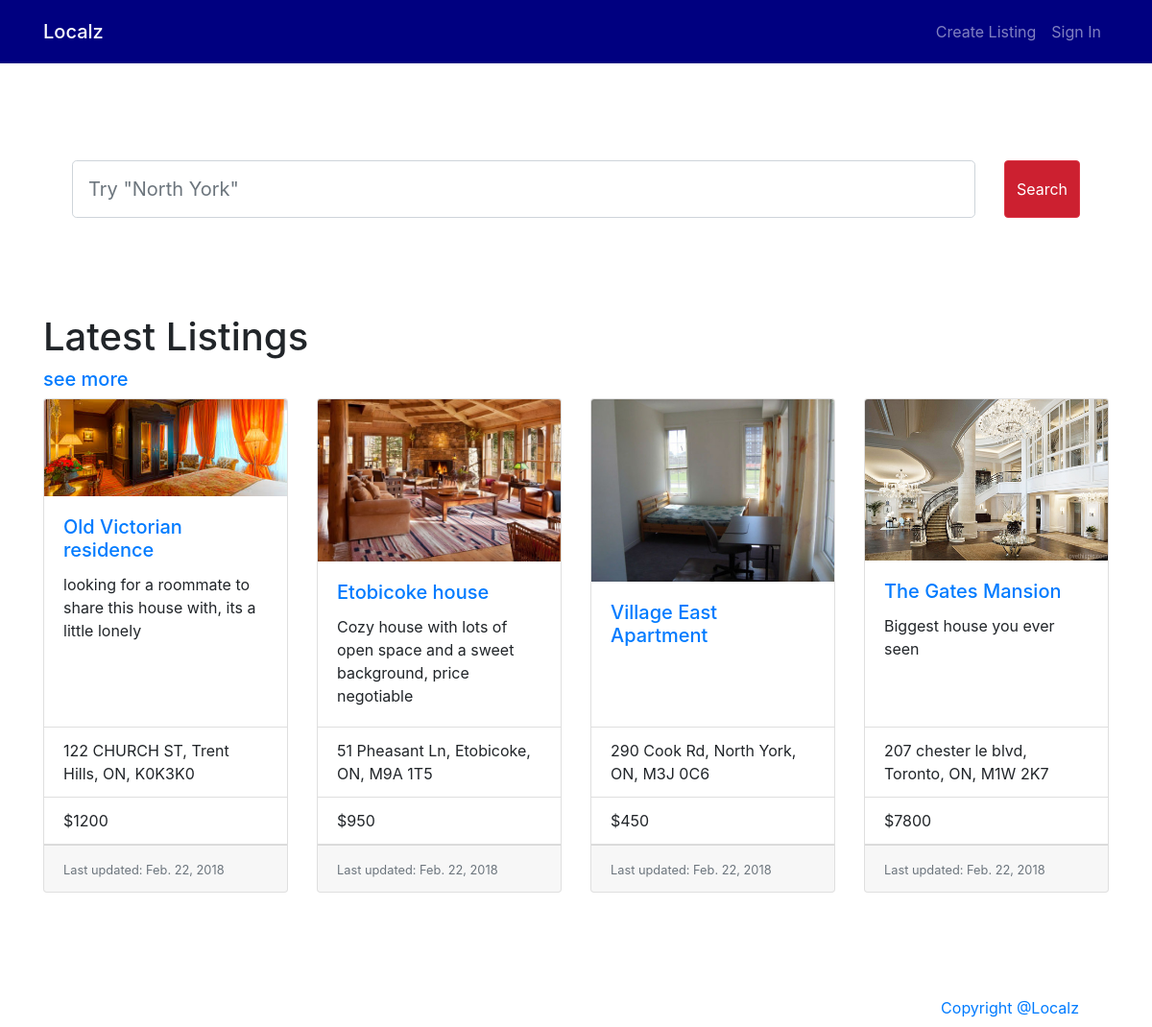
Before: / with the older database file.
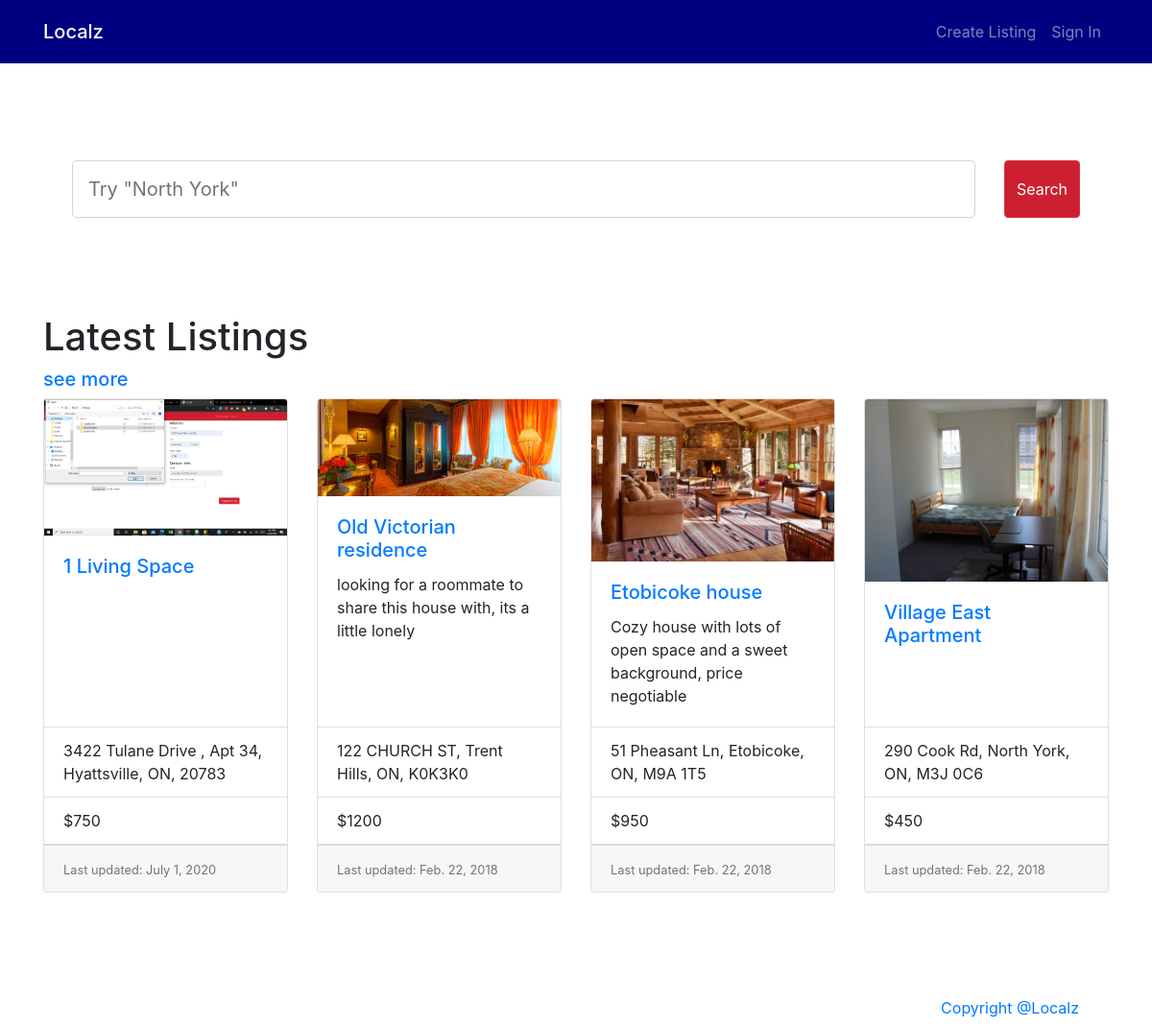
After: the same page with the newer database file.
### home/models.py (models this page shows, shortened)
class Room(models.Model):
    host_name = models.CharField(max_length=50)
    address = models.CharField(max_length=100)
    nearby_college = models.CharField(max_length=100 ,default="")
    property_name = models.CharField(max_length=30, default="")
    description = models.TextField(default="", blank=True)
    cost = models.PositiveIntegerField(default=0)
    visits = models.PositiveIntegerField(default=0)
    property_type_options = (('a', 'apartment'),
                                ('c', 'condo'),
                                ('t', 'townhouse'),
                                ('h', 'house'))
    property_type = models.CharField(choices=property_type_options, max_length=10)
    number_of_rooms = models.PositiveSmallIntegerField()
    garages = models.PositiveSmallIntegerField()
    creator_id = models.PositiveIntegerField()
    creator_email = models.CharField(max_length=50)
    creator_phone = models.CharField(max_length=10, default="", blank=True)
    creator_gender = models.CharField(max_length=10)
    creator_major = models.CharField(max_length=20)
    creator_year = models.PositiveSmallIntegerField()
    last_updated = models.DateTimeField(auto_now_add=True)

class RoomImage(models.Model):
    room = models.ForeignKey(Room, on_delete=models.CASCADE)
    image = models.ImageField()

### home/views.py (the view)
# urls.py: path('', views.index, name='index'),
def index(request):
    latest_posts_list = Room.objects.order_by('-last_updated')[:4]
    return render(request, 'home/index.html', {'latest_posts_list': latest_posts_list,})

### home/templates/home/index.html
{% extends 'home/base.html'%}
{% load static %}
{% block body %}
    <div class="container-fluid">
        <div class="w-100" style="height:100px;"></div>
        <div class="col">
        </div>
        <form class="form-inline" method="GET" action="{% url 'search' %}">
            <div class="col">
                <input type="search" name="q" class="form-control form-control-lg" id="mainSearchBar" aria-describedby="searchHelp" placeholder="Try &quot;North York&quot;" autocomplete="off">
            </div>
            <div class="col-auto">
                <button type="submit" class="btn btn-danger form-control-lg" id="mainSearchButton">Search</button>
            </div>
        </form>
        <div class="w-100" style="height:100px;"></div>
        <div class="row">
            <h1>Latest Listings</h1>
        </div>
        <div class="row">
            <a href="{% url 'search' %}"><h5>see more</h5></a>
        </div>
        <div class="row">
            <div class="card-deck">
                {% if latest_posts_list %}
                    {% for room in latest_posts_list %}
                        <div class="card">
                            <a href="{% url 'detail' room.id %}">
                                <img class="card-img-top" src="{{ room.roomimage_set.all.0.image.url }}" alt="{{room.name}}"></a>
                            <div class="card-body">
                                <a href="{% url 'detail' room.id %}"><h5 class="card-title">{{ room.property_name }}</h5></a>
                                <p class="card-text">{{ room.description|truncatewords:23 }}</p>
                            </div>
                            <ul class="list-group list-group-flush">
                                <li class="list-group-item">{{ room.address }}</li>
                                <li class="list-group-item">${{ room.cost }}</li>
                            </ul>
                            <div class="card-footer">
                                <small class="text-muted">Last updated: {{ room.last_updated.date }}</small>
                            </div>
                        </div>
                    {% endfor %}
                {% else %}
                    <h1>No rooms are available.</h1>
                {% endif %}
            </div>
        </div>
        <div class="w-100" style="height:100px;"></div>
        <ul class="nav justify-content-end">
            <li class="nav-item">
                <a class="nav-link" href="">Copyright @Localz</a>
            </li>
        </ul>
    </div>
{% endblock %}

Changed rows visible on the page:
no longer on this page (row unchanged): Room: roomimage_set.all.0.image (picture), property_name "The Gates Mansion", description "Biggest house you ever seen", address "207 chester le blvd, Toronto, ON, M1W 2K7", cost "7800", last_updated "Feb. 22, 2018"
added Room: roomimage_set.all.0.image (picture), property_name "1 Living Space", address "3422 Tulane Drive , Apt 34, Hyattsville, ON, 20783", cost "750", last_updated "July 1, 2020"
